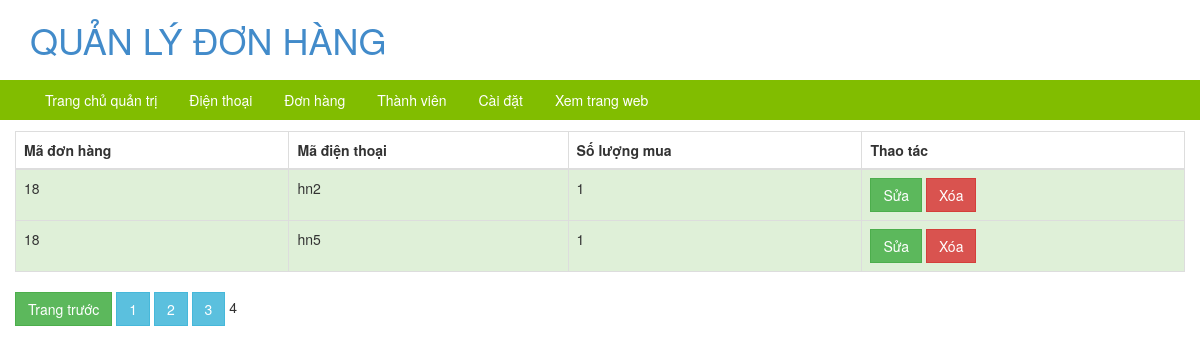
The page /admin/category.php?page=4 (signed in) on the database its author committed.
### tables this page shows
CREATE TABLE `chitietdonhang` (
  `id` int(11) NOT NULL,
  `madienthoai` varchar(20) NOT NULL,
  `soluongmua` int(11) NOT NULL,
  `madonhang` int(11) NOT NULL
);

### admin/category.php (the view, shortened to what this page needs)
<?php
    	include 'head.php';
     ?>
<body>
	<header>
        <div class="container">
	            <a href="#">
					<h1>QUẢN LÝ ĐƠN HÀNG</h1>
	            </a>
        </div>
    </header>
    <?php
    	include 'menu.php';
     ?>
    <section>
    	<div class="container">
    		<div class="row header1">
			  	<div class="col-xs-12 col-md-12">
			  	</div>
			</div>
			<div class="row">
				<table class="table table-striped table-bordered">
		              <thead>
		                <tr>
		                  <th>Mã đơn hàng</th>
		                  <th>Mã điện thoại</th>
		                  <th>Số lượng mua</th>
		                  <th>Thao tác</th>
		                </tr>
		              </thead>
		              <tbody>
		              <?php
		              	if (!isset($_GET['page'])) {
							$page = 1;
						}
						else
						{
							$page = $_REQUEST['page'];
						}
						$vitri = ($page - 1) * 5;
		              	$pdo = Database::connect();
		              	$sql1 = 'select * from chitietdonhang';
		              	if($result = $pdo->query($sql1))
						{
						    $recordnumber = $result->rowCount();
						    if ($recordnumber%5 ==0)
						    {
						    	$pagenumber = $recordnumber/5;
						    }
						    else{
						    	$pagenumber = floor($recordnumber/5) + 1;
						    }
						}
		              	$sql = 'select * from chitietdonhang limit '.$vitri.', 5';
		              	foreach ($pdo->query($sql) as $row) {
		              		echo '<tr class="success">';
		              			echo '<td>'.$row['madonhang'].'</td>';
		              			echo '<td>'.$row['madienthoai'].'</td>';
		              			echo '<td>'.$row['soluongmua'].'</td>';
		              			echo '<td >';
		              			echo '<a class="btn btn-success" href="category_update.php?id='.$row["madonhang"].'">Sửa</a>';
		              			echo '<a class="btn btn-danger" href="category_delete.php?id='.$row["madonhang"].'">Xóa</a>';
		              			echo '</td>';
		              		echo '</tr>';
		              	}
		               ?>
		              </tbody>
	            </table>
	            <?php
	            	if($page>1){echo '<a class="btn btn-success" href="category.php?page='.($page-1).'">Trang trước</a>';}
					for ($i=1 ; $i<=$pagenumber ; $i++) {
						if ($i == $page) {
						       echo $i;
						}
						else {
						      echo '<a class="btn btn-info" href="category.php?page='.$i.'">'.$i.'</a>';
						}
					}
				?>
			</div>
    	</div>
    </section>
</body>
</html>

### admin/css/product.css (style rules this page uses)
.header1 { margin-top: 10px; }
.btn { border-radius: 0px !important; }

### rows shown on the page
chitietdonhang: madonhang "18", madienthoai "hn2", soluongmua "1"
chitietdonhang: madonhang "18", madienthoai "hn5", soluongmua "1"
